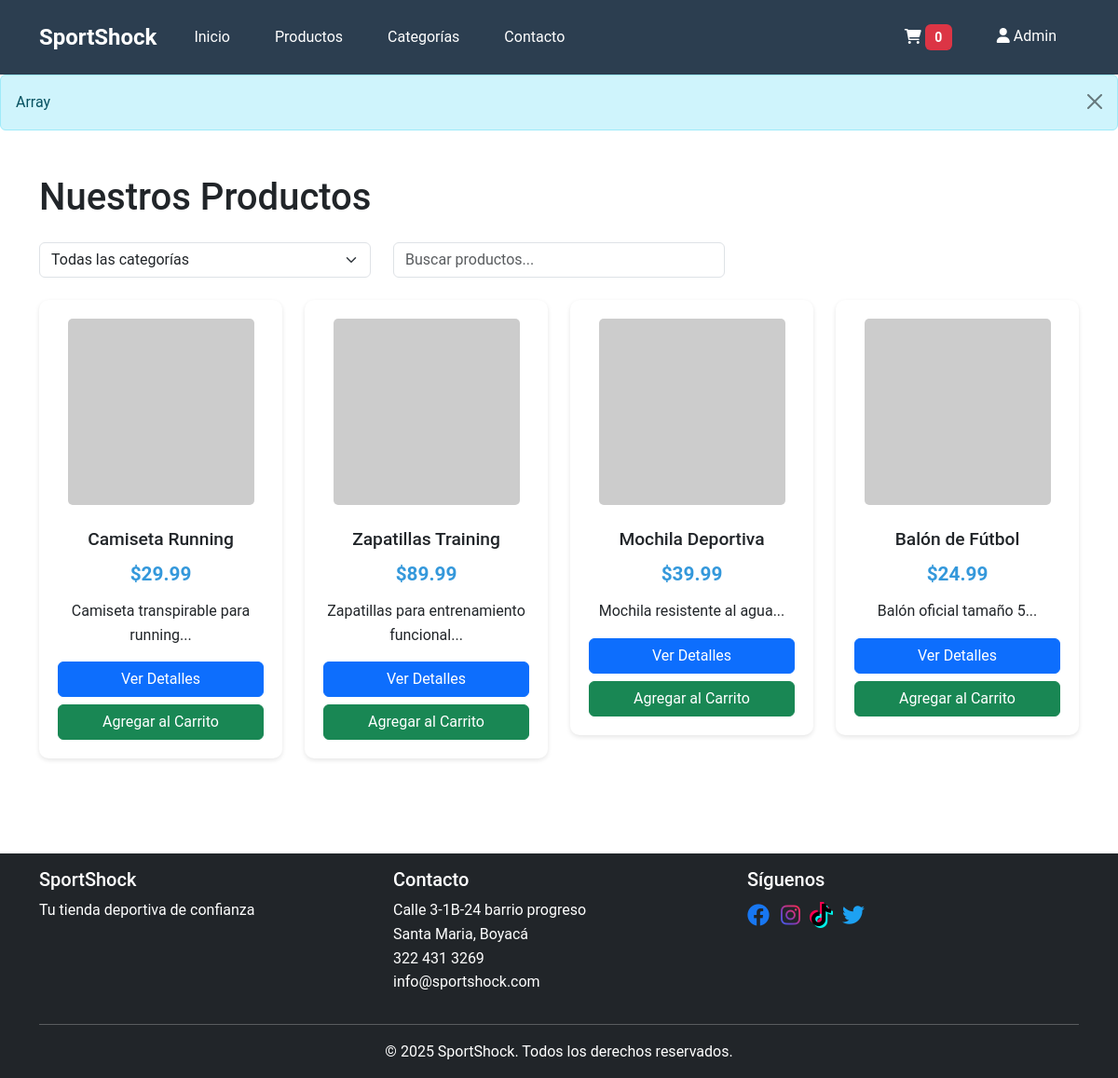
The app's page /productos.php (signed in) with its own data.
### tables this page shows
CREATE TABLE IF NOT EXISTS productos (
    id INT AUTO_INCREMENT PRIMARY KEY,
    nombre VARCHAR(100) NOT NULL,
    descripcion TEXT,
    precio DECIMAL(10,2) NOT NULL,
    stock INT NOT NULL DEFAULT 0,
    imagen VARCHAR(255),
    categoria_id INT,
    destacado BOOLEAN DEFAULT FALSE,
    fecha_creacion TIMESTAMP DEFAULT CURRENT_TIMESTAMP,
    FOREIGN KEY (categoria_id) REFERENCES categorias(id)
);

### includes/db.php (called while the page is built, shortened)
<?php
$conn = mysqli_connect(DB_HOST, DB_USER, DB_PASS, DB_NAME);
mysqli_set_charset($conn, "utf8");
function obtenerProductos($limite = null, $destacados = false) {
    global $conn;
    $query = "SELECT p.*,
              CASE
                WHEN p.imagen IS NULL OR p.imagen = ''
                THEN CONCAT('https://via.placeholder.com/300x300?text=', REPLACE(p.nombre, ' ', '+'))
                ELSE p.imagen
              END as imagen_url
              FROM productos p";
    $result = mysqli_query($conn, $query);
    $productos = array();
    while ($row = mysqli_fetch_assoc($result)) {
        $productos[] = $row;
    }
    return $productos;
}

### productos.php (the view, shortened to what this page needs)
<?php
include 'includes/db.php';
?>
<!DOCTYPE html>
<html lang="es">
<head>
    <link rel="stylesheet" href="css/style.css">
    <link href="https://cdn.jsdelivr.net/npm/bootstrap@5.3.0/dist/css/bootstrap.min.css" rel="stylesheet">
    <link rel="stylesheet" href="https://cdnjs.cloudflare.com/ajax/libs/font-awesome/6.0.0/css/all.min.css">
</head>
<body>
    <?php include 'includes/header.php'; ?>
    <div class="container my-5">
        <h1 class="mb-4">Nuestros Productos</h1>
        <div class="row mb-4">
            <div class="col-md-4">
                <select class="form-select" id="categoria">
                    <option value="">Todas las categorías</option>
                </select>
            </div>
            <div class="col-md-4">
                <input type="text" class="form-control" id="buscar" placeholder="Buscar productos...">
            </div>
        </div>
        <div class="row">
            <?php
            $productos = obtenerProductos();
            foreach($productos as $producto) {
            ?>
            <div class="col-md-3 mb-4">
                <div class="product-card">
                    <img src="<?php echo $producto['imagen_url']; ?>" alt="<?php echo htmlspecialchars($producto['nombre']); ?>" class="img-fluid">
                    <h3><?php echo htmlspecialchars($producto['nombre']); ?></h3>
                    <p class="price">$<?php echo number_format($producto['precio'], 2); ?></p>
                    <p class="description"><?php echo htmlspecialchars(substr($producto['descripcion'], 0, 100)) . '...'; ?></p>
                    <div class="d-grid gap-2">
                        <a href="producto.php?id=<?php echo $producto['id']; ?>" class="btn btn-primary">Ver Detalles</a>
                        <button class="btn btn-success agregar-carrito" data-id="<?php echo $producto['id']; ?>">
                            Agregar al Carrito
                        </button>
                    </div>
                </div>
            </div>
            <?php } ?>
        </div>
    </div>
    <?php include 'includes/footer.php'; ?>
</body>
</html>

### css/style.css (style rules this page uses)
:root { --primary-color: #3498db; --secondary-color: #2ecc71; --dark-color: #2c3e50; --light-color: #ecf0f1; --danger-color: #e74c3c; --warning-color: #f1c40f; }
body { font-family: 'Roboto', sans-serif; line-height: 1.6; margin: 0; padding: 0; }
.product-card { background: white; border-radius: 10px; padding: 20px; text-align: center; box-shadow: 0 2px 5px rgba(0,0,0,0.1); margin-bottom: 30px; transition: transform 0.3s ease; }
.product-card img { max-width: 100%; height: 200px; object-fit: cover; border-radius: 5px; margin-bottom: 15px; }
.product-card h3 { font-size: 1.2rem; margin: 10px 0; }
.price { color: var(--primary-color); font-size: 1.3rem; font-weight: bold; margin: 10px 0; }

### records on screen
productos: nombre "Camiseta Running", precio "29.99", descripcion "Camiseta transpirable para running"
productos: nombre "Zapatillas Training", precio "89.99", descripcion "Zapatillas para entrenamiento funcional"
productos: nombre "Mochila Deportiva", precio "39.99", descripcion "Mochila resistente al agua"
productos: nombre "Balón de Fútbol", precio "24.99", descripcion "Balón oficial tamaño 5"

### other values on screen
$_SESSION['usuario_nombre'] "Admin"
$_SESSION['mensaje'] "Array"
